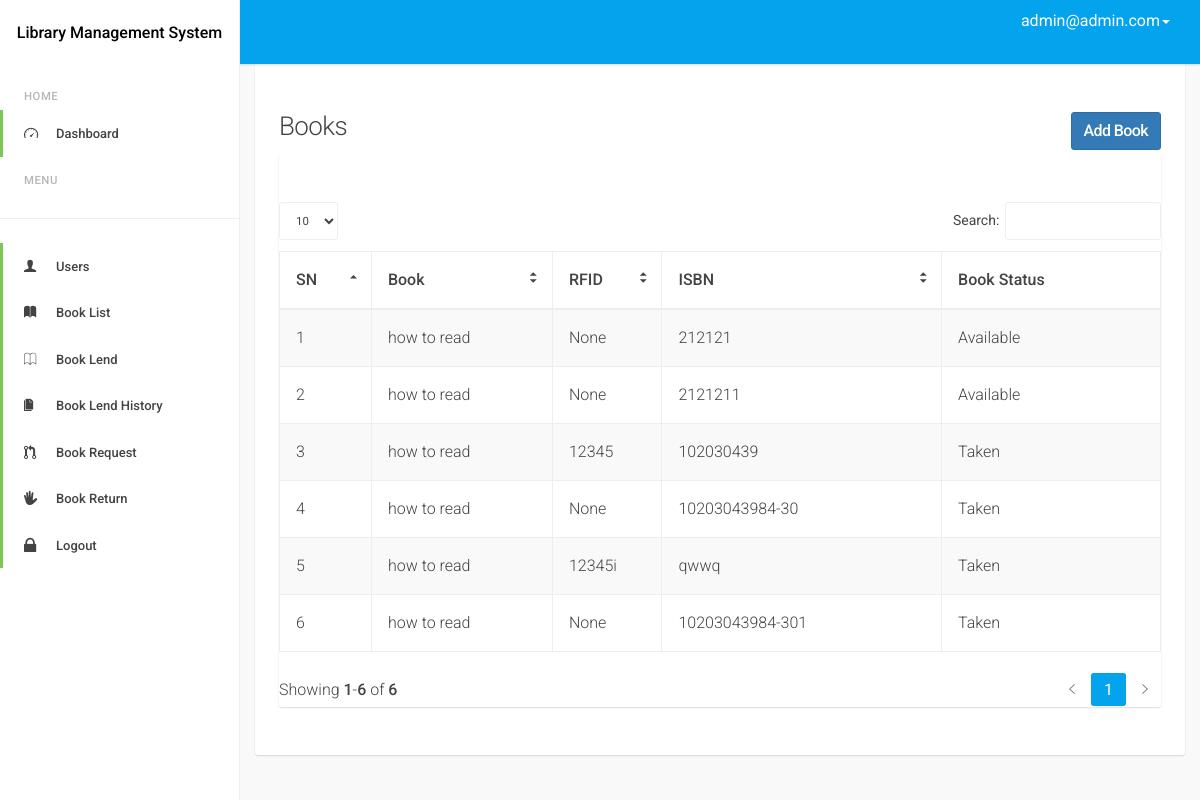
The page /admindash/book/copies/view/1 (signed in) on the database its author committed.
### accounts/models.py (models this page shows, shortened)
class MyUser(AbstractBaseUser):
    email = models.EmailField(
        verbose_name='email address',
        max_length=255,
        unique=True,
    )
    is_active = models.BooleanField(default=True)
    is_admin = models.BooleanField(default=False)
    is_staff_member = models.BooleanField(default=False)
    last_login = models.DateTimeField(blank=True, null=True, verbose_name="last login")
    is_email_verified = models.BooleanField(default=False)
    is_user_verified = models.BooleanField(default=False)
    objects = MyUserManager()
    USERNAME_FIELD = 'email'
    REQUIRED_FIELDS = []
    class Meta:
        verbose_name = 'User'
        verbose_name_plural = 'Users'
    def __str__(self):
        return self.email

### books/models.py (models this page shows, shortened)
class BookCopies(models.Model):
    book = models.ForeignKey(Book, on_delete=models.PROTECT)
    isbn = models.CharField(max_length=17, unique=True)
    rfid = models.CharField(max_length=20, unique=True, blank=True, null=True)
    is_book_lost = models.BooleanField(default=False)
    is_book_available = models.BooleanField(default=True)

class Book(models.Model):
    author = models.CharField(max_length=100)
    title = models.CharField(max_length=500)
    category = models.ForeignKey(BookCategory, on_delete=models.PROTECT)
    publication_name = models.CharField(max_length=300, blank=True, null=True)
    publication_date = models.DateField()
    def __str__(self):
        return self.title

### admin_dash/views.py (the view)
# urls.py: path('book/copies/view/<str:pk>', views.BookCopiesListView.as_view(), name='book_copies_list'),
@method_decorator(is_admin(), name='dispatch')
class BookCopiesListView(ListView):
    model = BookCopies
    template_name = 'admin_dash/books_copies_list_view.html'
    context_object_name = 'copies'
    def get_queryset(self):
        return BookCopies.objects.filter(book__pk=self.kwargs['pk'])
    def get_context_data(self, **kwargs):
        context = super().get_context_data(**kwargs)
        context['book_id'] = self.kwargs['pk']
        return context

### decorator.py (called while the page is built)
def is_admin():
    def decorator(view_function):
        def wrap(request, *args, **kwargs):
            if request.user.is_authenticated:
                if request.user.is_admin:
                    return view_function(request, *args, **kwargs)
                else:
                    raise PermissionDenied
            else:
                return redirect('accounts:login')
        return wrap
    return decorator

### admin_dash/templates/admin_dash/books_copies_list_view.html (shortened to what this page needs)
{% extends 'base.html' %}
{% load static %}
{% block body %}
    <div class="d-sm-flex align-items-center justify-content-between mb-4">
        <h1 class="h3 mb-0 text-gray-800">Books<a class="btn btn-primary" style="float: right"
                                             href="{% url 'admin_dash:book_copies_create' book_id %}">Add Book</a></h1>
    </div>
    <div class="row">
        <div class="col-lg-12">
            <div class="card mb-4">
                <div class="card-header py-3 d-flex flex-row align-items-center justify-content-between">
                </div>
                <div class="table-responsive p-3">
                    <table class="table table-bordered table-striped table-vcenter js-dataTable-full">
                        <thead class="thead-light">
                        <tr>
                            <th>SN</th>
                            <th>Book</th>
                            <th>RFID</th>
                            <th>ISBN</th>
                            <th >Book Status</th>
                        </tr>
                        </thead>
                        <tbody>
                        {% for copy in copies %}
                            <tr>
                                <td>{{ forloop.counter }}</td>
                                <td>{{ copy.book }}</td>
                                <td>{{ copy.rfid }}</td>
                                <td>{{ copy.isbn }}</td>
                                <td>{% if copy.is_book_available %}Taken{% else %}Available{% endif %}</td>
                            </tr>
                        {% endfor %}
                        </tbody>
                    </table>
                </div>
            </div>
        </div>
    </div>
{% endblock %}

### templates/base.html (shortened to what this page needs)
{% load static %}
<!DOCTYPE html>
<html lang="en">
<head>
    <link rel="stylesheet" href="{% static 'dashboard/assets/js/datatables/jquery.dataTables.min.css' %}"/>
    <link rel="stylesheet" id="css-font-awesome" href="{% static 'dashboard/assets/css/font-awesome.css' %}"/>
    <link rel="stylesheet" id="css-ionicons" href="{% static 'dashboard/assets/css/ionicons.css' %}"/>
    <link rel="stylesheet" id="css-bootstrap" href="{% static 'dashboard/assets/css/bootstrap.css' %}"/>
    <link rel="stylesheet" id="css-app" href="{% static 'dashboard/assets/css/app.css' %}"/>
</head>
<body id="page-top">
<body class="app-ui layout-has-drawer layout-has-fixed-header">
<div class="app-layout-canvas">
    <div class="app-layout-container">
        <aside class="app-layout-drawer">
            <div class="app-layout-drawer-scroll">
                <div id="logo" class="drawer-header">
                    <a href="/">
                        <h5 class="text-center" style="color: black;">Library Management System</h5>
                    </a>
                </div>
                <nav class="drawer-main">
                    <ul class="nav nav-drawer">
                        {% if request.user.is_admin %}
                            <li class="nav-item nav-drawer-header">Home</li>
                            <li class="nav-item active">
                                <a class="nav-link" href="{% url 'admin_dash:home' %}">
                                    <i class="ion-speedometer fa-4x"></i>
                                    <span>Dashboard</span></a>
                            </li>
                            <li class="nav-item nav-drawer-header">Menu</li>
                            <hr class="sidebar-divider">
                            <li class="nav-item active">
                                <a class="nav-link" href="{% url 'admin_dash:user_list_view' %}">
                                    <i class="ion-person fa-4x"></i>
                                    <span>Users</span></a>
                            </li>
                            <li class="nav-item active">
                                <a class="nav-link" href="{% url 'admin_dash:book_list' %}">
                                    <i class="ion-ios-book"></i>
                                    <span>Book List</span></a>
                            </li>
                            <li class="nav-item active">
                                <a class="nav-link" href="{% url 'admin_dash:student' %}">
                                    <i class="ion-ios-book-outline"></i>
                                    <span>Book Lend</span></a>
                            </li>
                            <li class="nav-item active">
                                <a class="nav-link" href="{% url 'admin_dash:book_history' %}">
                                    <i class="ion-ios-copy"></i>
                                    <span>Book Lend History</span></a>
                            </li>
                            <li class="nav-item active">
                                <a class="nav-link" href="{% url 'admin_dash:request_book_view' %}">
                                    <i class="ion-pull-request"></i>
                                    <span>Book Request</span></a>
                            </li>
                            <li class="nav-item active">
                                <a class="nav-link" href="{% url 'admin_dash:return_book' %}">
                                    <i class="ion-android-hand"></i>
                                    <span>Book Return</span></a>
                            </li>
                            <li class="nav-item active">
                                <a class="nav-link" href="{% url 'accounts:logout' %}">
                                    <i class="ion-locked"></i>
                                    <span>Logout</span></a>
                            </li>
                        {% endif %}
                    </ul>
                </nav>
            </div>
        </aside>
        <header class="app-layout-header">
            <nav class="navbar navbar-default">
                <div class="container-fluid">
                    <div class="collapse navbar-collapse" id="header-navbar-collapse">
                        <ul class="nav navbar-nav navbar-right navbar-toolbar">
                            <li class="dropdown dropdown-profile">
                                <a href="javascript:void(0)" data-toggle="dropdown">
                                    <span class="">{{ request.user }}<span class="caret"></span></span>
                                </a>
                            </li>
                        </ul>
                    </div>
                </div>
            </nav>
        </header>
        <main class="app-layout-content">
            <div class="container-fluid">
                <div class="card">
                    <div class="card-block">
                        {% block body %}
                        {% endblock %}
                    </div>
                </div>
            </div>
        </main>
    </div>
</div>
</body>
</html>

### static/dashboard/assets/css/app.css (style rules this page uses)
.app-layout-drawer { position: fixed; top: 0; bottom: 0; z-index: 5; display: block; width: 240px; border-right: 1px solid #eeeeee; font-weight: 500; background-color: #fff; visibility: hidden; -webkit-transform: translateX(-240px); transform: translateX(-240px); -webkit-transform-style: preserve-3d; transform-style: preserve-3d; -webkit-transition: 0.2s cubic-bezier(0.4, 0, 0.2, 1) 0.1s; transition: 0.2s cubic-bezier(0.4, 0, 0.2, 1) 0.1s; -webkit-transition-property: visibility, -webkit-transform; transition-property: visibility, -webkit-transform; transition-property: transform, visibility; transition-property: transform, visibility, -webkit-transform; }
.drawer-header { position: relative; overflow: hidden; width: 100%; height: 64px; line-height: 64px; line-height: 1; }
.drawer-header:before, .drawer-header:after { content: " "; display: table; }
.drawer-header:after { clear: both; }
.drawer-header a { display: block; height: auto; width: 100%; }
.drawer-main { margin-top: 24px; font-size: 13px; -webkit-transform: translateZ(0); transform: translateZ(0); }
.nav-drawer li a { padding-right: 24px; padding-left: 52.99999px; color: inherit; font-weight: 500; }
.nav-drawer > li > a { border-left: 3px solid transparent; padding-top: 14px; padding-bottom: 13px; }
.nav-drawer > .active > a { background-color: transparent; border-color: #7dc855; }
.nav-drawer > li > a > i { position: absolute; left: 21px; font-size: 1.25em; line-height: 1.25; }
.nav-drawer-header { padding: 15px 24px 5px; font-size: 87.5%; letter-spacing: .5px; text-transform: uppercase; opacity: .38; }
.nav-drawer-header:first-of-type { padding-top: 0; }
.app-layout-header { z-index: 4; background-color: #04a3ed; color: white; box-shadow: 0 1px 2px rgba(0, 0, 0, 0.14); }
.dropdown-profile a { padding-top: 8px !important; padding-bottom: 8px !important; }
.dropdown-profile a span { color: white; vertical-align: middle; }
.app-layout-content { height: 100%; width: 100%; }
@media screen and (min-width: 992px) { .layout-has-drawer .app-layout-header, .layout-has-drawer .app-layout-content, .layout-has-drawer .app-layout-footer { padding-left: 240px; } }
@media screen and (min-width: 992px) { .layout-has-drawer .app-layout-drawer { visibility: visible; -webkit-transform: translateX(0); transform: translateX(0); -webkit-transition: none; transition: none; } }
.layout-has-fixed-header .app-layout-header { position: fixed; top: 0; right: 0; left: 0; }
.layout-has-fixed-header .app-layout-content { padding-top: 64px; }
.card { margin-bottom: 24px; border-radius: 3px; box-shadow: 0 1px 2px rgba(0, 0, 0, 0.14); }
.card:not([class*="bg-"]) { background-color: #fff; }
.card-header { display: table; width: 100%; margin: 0; padding: 24px 24px; border-bottom: 1px solid transparent; border-top-right-radius: 3px; border-top-left-radius: 3px; }
.card-block { padding: 24px 24px; }
.card-block:first-child { border-top-right-radius: 3px; border-top-left-radius: 3px; }
.card-block > :first-child, .card-block > .row:first-child > [class*="col-"] > :first-child { margin-top: 0; }
.card-block > :last-child { margin-bottom: 0; }
.fa-4x { font-size: 4em; }
table.dataTable { margin-bottom: 16px !important; }
table.dataTable thead .sorting:after, table.dataTable thead .sorting_asc:after, table.dataTable thead .sorting_desc:after { font-family: Ionicons; opacity: 1; right: 1em; }
table.dataTable thead .sorting:after { content: '\f361\00a0\f363'; display: inline-block; -webkit-transform: rotate(90deg); transform: rotate(90deg); }
table.dataTable thead .sorting_asc:after { content: '\f365'; }
.table.dataTable thead > tr > th { padding-left: 1em; }

### rows shown on the page
MyUser: user "admin@admin.com"
BookCopies: book "how to read", rfid "None", isbn "212121", is_book_available "Available"
BookCopies: book "how to read", rfid "None", isbn "2121211", is_book_available "Available"
BookCopies: book "how to read", rfid "12345", isbn "102030439", is_book_available "Taken"
BookCopies: book "how to read", rfid "None", isbn "10203043984-30", is_book_available "Taken"
BookCopies: book "how to read", rfid "12345i", isbn "qwwq", is_book_available "Taken"
BookCopies: book "how to read", rfid "None", isbn "10203043984-301", is_book_available "Taken"
